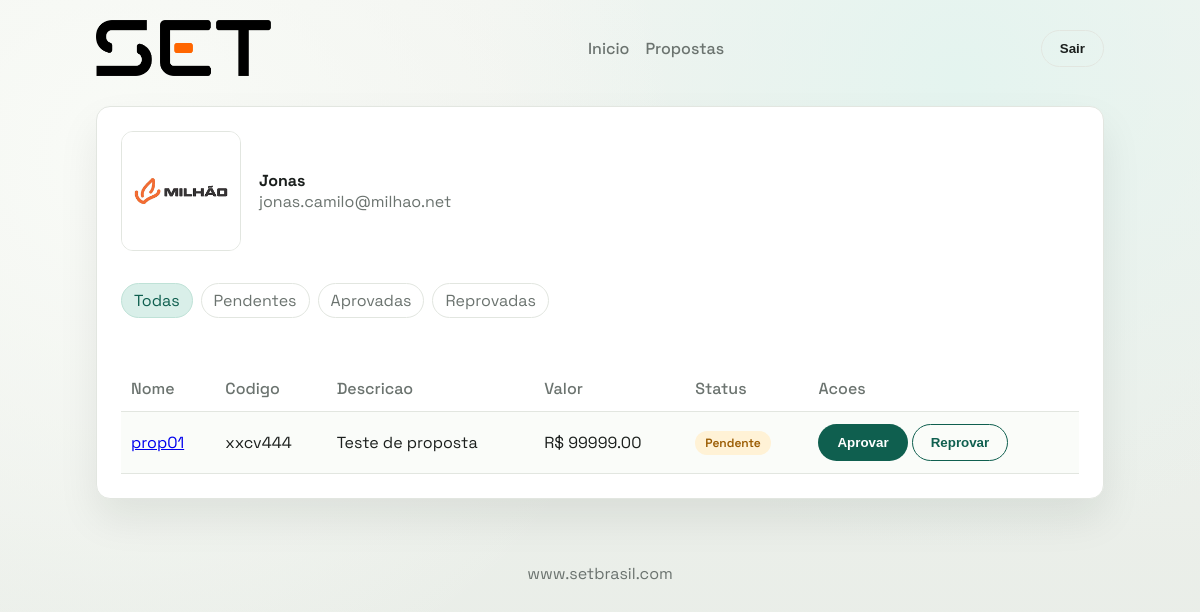
/propostas/ (signed in), run on an earlier commit of the app's database.
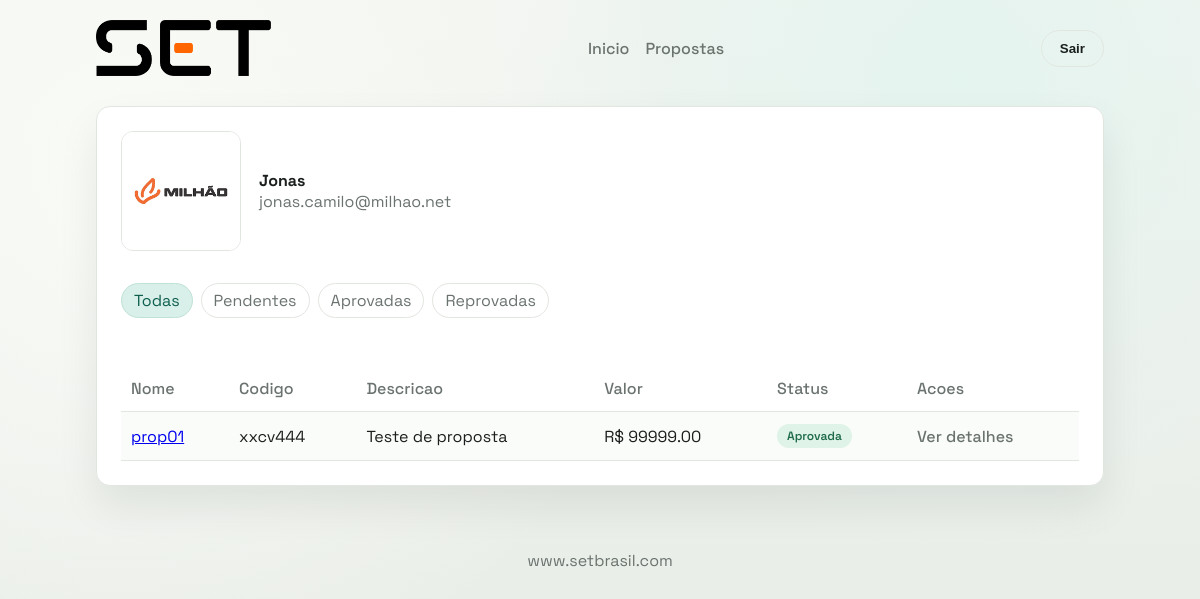
And on a later commit of the database.
### core/models.py (models this page shows, shortened)
class Cliente(models.Model):
    nome = models.CharField(max_length=120)
    email = models.EmailField()
    logo = models.ImageField(upload_to="logos/", blank=True, null=True)
    usuario = models.OneToOneField(User, on_delete=models.CASCADE)  # login do cliente
    ativo = models.BooleanField(default=True)

class Proposta(models.Model):
    class Status(models.TextChoices):
        PENDENTE = "PENDENTE", "Pendente"
        APROVADA = "APROVADA", "Aprovada"
        REPROVADA = "REPROVADA", "Reprovada"
    cliente = models.ForeignKey(Cliente, on_delete=models.CASCADE, related_name="propostas")
    nome = models.CharField(max_length=120)
    codigo = models.CharField(max_length=40)
    descricao = models.TextField()
    valor = models.DecimalField(max_digits=12, decimal_places=2)
    status = models.CharField(max_length=10, choices=Status.choices, default=Status.PENDENTE)
    criado_em = models.DateTimeField(auto_now_add=True)
    decidido_em = models.DateTimeField(null=True, blank=True)
    aprovado_por = models.ForeignKey(
        User, on_delete=models.SET_NULL, null=True, blank=True, related_name="propostas_aprovadas"
    )
    observacao_cliente = models.TextField(blank=True)

### core/views.py (the view)
# urls.py: path('propostas/', views.proposta_list, name="propostas"),
@login_required
def proposta_list(request):
    cliente = _get_cliente(request.user)
    propostas = Proposta.objects.none()
    if cliente:
        propostas = Proposta.objects.filter(cliente=cliente).order_by("-criado_em")
    status = request.GET.get("status")
    if status in Proposta.Status.values:
        propostas = propostas.filter(status=status)
    return render(
        request,
        "core/proposta_list.html",
        {"cliente": cliente, "propostas": propostas, "status_filter": status},
    )

### core/views.py (called while the page is built)
def _get_cliente(user):
    try:
        return user.cliente
    except Cliente.DoesNotExist:
        return None

### core/templates/core/proposta_list.html (shortened to what this page needs)
{% extends "core/base.html" %}
{% load static %}
{% block content %}
  <section class="card stack">
    <div class="client-meta">
      {% if cliente.logo %}
        <img src="{{ cliente.logo.url }}" alt="Logo">
      {% endif %}
      <div>
        <div><strong>{{ cliente.nome }}</strong></div>
        <div class="muted">{{ cliente.email }}</div>
      </div>
    </div>
    {% if not cliente %}
      <p>Usuario sem cliente associado. Fale com o administrador.</p>
    {% else %}
      <div class="filters">
        <a href="{% url 'propostas' %}" class="filter-pill {% if not status_filter %}active{% endif %}">Todas</a>
        <a href="{% url 'propostas' %}?status=PENDENTE" class="filter-pill {% if status_filter == 'PENDENTE' %}active{% endif %}">Pendentes</a>
        <a href="{% url 'propostas' %}?status=APROVADA" class="filter-pill {% if status_filter == 'APROVADA' %}active{% endif %}">Aprovadas</a>
        <a href="{% url 'propostas' %}?status=REPROVADA" class="filter-pill {% if status_filter == 'REPROVADA' %}active{% endif %}">Reprovadas</a>
      </div>
      {% if propostas %}
        <table class="table">
          <thead>
            <tr>
              <th>Nome</th>
              <th>Codigo</th>
              <th>Descricao</th>
              <th>Valor</th>
              <th>Status</th>
              <th>Acoes</th>
            </tr>
          </thead>
          <tbody>
            {% for proposta in propostas %}
              <tr>
                <td><a href="{% url 'proposta_detail' proposta.pk %}">{{ proposta.nome }}</a></td>
                <td>{{ proposta.codigo }}</td>
                <td>{{ proposta.descricao|truncatewords:12 }}</td>
                <td>R$ {{ proposta.valor }}</td>
                <td>
                  <span class="badge badge-{{ proposta.status|lower }}">{{ proposta.get_status_display }}</span>
                </td>
                <td>
                  {% if proposta.status == "PENDENTE" %}
                    <form method="post" action="{% url 'aprovar_proposta' proposta.pk %}" style="display: inline;">
                      <button class="btn btn-primary" type="submit">Aprovar</button>
                    </form>
                    <form method="post" action="{% url 'reprovar_proposta' proposta.pk %}" style="display: inline;">
                      <button class="btn btn-outline" type="submit">Reprovar</button>
                    </form>
                  {% else %}
                    <a class="nav-link" href="{% url 'proposta_detail' proposta.pk %}">Ver detalhes</a>
                  {% endif %}
                </td>
              </tr>
            {% endfor %}
          </tbody>
        </table>
      {% else %}
        {% if status_filter %}
          <p>Sem propostas para o filtro selecionado.</p>
        {% else %}
          <p>Sem propostas no momento.</p>
        {% endif %}
      {% endif %}
    {% endif %}
  </section>
{% endblock %}

### core/templates/core/base.html (shortened to what this page needs)
{% load static %}
<!doctype html>
<html lang="pt-br">
  <head>
    <link rel="stylesheet" href="{% static 'core/styles.css' %}">
  </head>
  <body class="{% block body_class %}page{% endblock %}">
    {% block header %}
      <header class="site-header">
        <a class="brand" href="{% url 'home' %}">
          <img class="logo" src="{% static 'core/logoset.png' %}" alt="SET">
        </a>
        <nav class="nav">
          <a class="nav-link" href="{% url 'home' %}">Inicio</a>
          {% if request.user.is_authenticated %}
            <a class="nav-link" href="{% url 'propostas' %}">Propostas</a>
          {% endif %}
        </nav>
        <div class="nav-actions">
          {% if request.user.is_authenticated %}
            <form method="post" action="{% url 'logout' %}">
              <button class="btn btn-ghost" type="submit">Sair</button>
            </form>
          {% else %}
            <a class="btn btn-ghost" href="{% url 'login' %}">Login</a>
          {% endif %}
        </div>
      </header>
    {% endblock %}
    <main class="main">
      {% block content %}{% endblock %}
    </main>
    {% block footer %}
      <footer class="site-footer">
        <a href="https://www.setbrasil.com" target="_blank" rel="noreferrer">www.setbrasil.com</a>
      </footer>
    {% endblock %}
  </body>
</html>

### core/static/core/styles.css (style rules this page uses)
:root { --bg: #f2f4f0; --bg-alt: #e7ece6; --surface: #ffffff; --text: #1b1f1d; --muted: #6b736f; --accent: #0f5f4f; --accent-soft: #d9efe9; --border: #e2e6e0; --shadow: 0 20px 40px rgba(17, 20, 18, 0.08); --radius: 14px; }
* { box-sizing: border-box; }
body { margin: 0; font-family: "Space Grotesk", sans-serif; color: var(--text); background: var(--bg); min-height: 100vh; }
.site-header { display: flex; align-items: center; justify-content: space-between; gap: 16px; padding: 20px 8vw; }
.logo { height: 56px; width: auto; display: block; }
.nav { display: flex; gap: 16px; align-items: center; }
.nav-link { color: var(--muted); text-decoration: none; font-weight: 500; }
.nav-actions { display: flex; align-items: center; }
.main { padding: 10px 8vw 40px; animation: fade-in 0.6s ease-out; }
.site-footer { text-align: center; padding: 24px 0 40px; color: var(--muted); }
.site-footer a { color: inherit; text-decoration: none; }
.btn { display: inline-flex; align-items: center; justify-content: center; padding: 10px 18px; border-radius: 999px; border: 1px solid transparent; text-decoration: none; cursor: pointer; font-weight: 600; }
.btn-ghost { background: transparent; border-color: var(--border); color: var(--text); }
.card { background: var(--surface); border: 1px solid var(--border); border-radius: var(--radius); padding: 24px; box-shadow: var(--shadow); }
.table { width: 100%; border-collapse: collapse; margin-top: 16px; }
.table th, .table td { text-align: left; padding: 12px 10px; border-bottom: 1px solid var(--border); }
.table thead th { color: var(--muted); font-weight: 500; }
.table tbody tr:nth-child(odd) { background: #fafcf9; }
.badge { padding: 4px 10px; border-radius: 999px; font-size: 12px; font-weight: 600; display: inline-block; }
.badge-aprovada { background: #dff3e8; color: #1f6b4a; }
.filters { display: flex; flex-wrap: wrap; gap: 8px; margin: 16px 0; }
.filter-pill { padding: 6px 12px; border-radius: 999px; border: 1px solid var(--border); text-decoration: none; color: var(--muted); }
.filter-pill.active { background: var(--accent-soft); border-color: #bfe2d7; color: var(--accent); }
.stack { display: grid; gap: 16px; }
.muted { color: var(--muted); }
.client-meta { display: flex; align-items: center; gap: 18px; }
.client-meta img { width: 120px; height: 120px; object-fit: contain; border-radius: 12px; border: 1px solid var(--border); }

What changed in the data, as far as the page shows it:
changed Proposta "prop01": status "Pendente" → "Aprovada"; status "Aprovar Reprovar" → "Ver detalhes"
